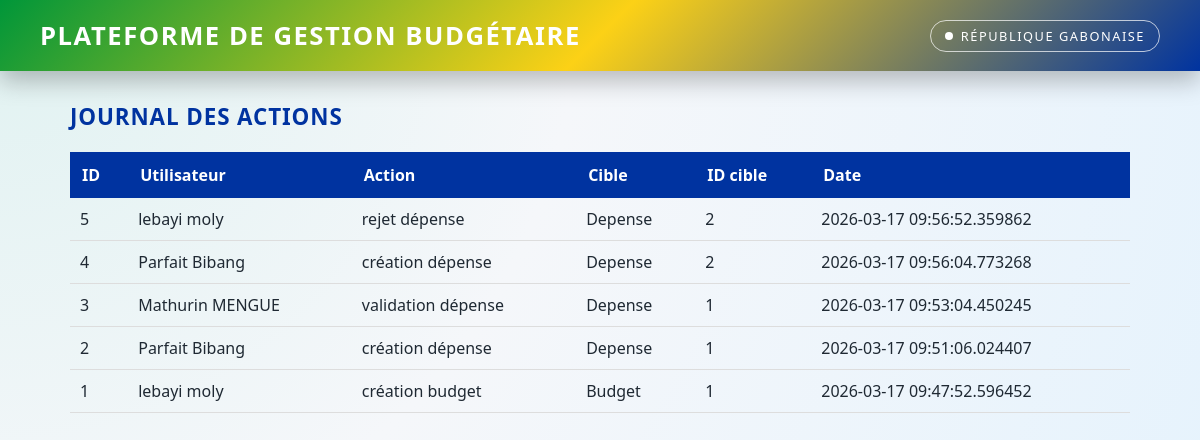
The page /dashboard/logs (signed in) on the database its author committed.
### app/models.py (models this page shows)
class LogAction(Base):
    __tablename__ = "logs"
    id = Column(Integer, primary_key=True, index=True)
    user_id = Column(Integer, ForeignKey("users.id"))
    action = Column(String)        # ex: "création dépense", "validation", "rejet"
    cible_type = Column(String)    # ex: "Budget", "Depense"
    cible_id = Column(Integer)     # ID de l’objet concerné
    timestamp = Column(DateTime, default=datetime.utcnow)
    user = relationship("User", back_populates="logs")

class User(Base):
    __tablename__ = "users"
    id = Column(Integer, primary_key=True, index=True)
    username = Column(String, unique=True, index=True)
    hashed_password = Column(String)
    role = Column(String, default="agent")  # agent, controleur, admin
    depenses = relationship("Depense", back_populates="user")
    logs = relationship("LogAction", back_populates="user")

### app/routes/dashboard.py (the view)
@router.get("/logs")
def list_logs(
    request: Request,
    db: Session = Depends(get_db),
    current_user = Depends(auth.require_role(["admin"]))
):
    logs = db.query(models.LogAction).order_by(models.LogAction.timestamp.desc()).all()
    return templates.TemplateResponse("logs_list.html", {
        "request": request,
        "logs": logs,
        "user": current_user
    })

### app/templates/logs_list.html
{% extends "base.html" %}
{% block content %}
<h2>Journal des actions</h2>
<table class="table">
    <thead>
        <tr>
            <th>ID</th>
            <th>Utilisateur</th>
            <th>Action</th>
            <th>Cible</th>
            <th>ID cible</th>
            <th>Date</th>
        </tr>
    </thead>
    <tbody>
        {% for log in logs %}
        <tr>
            <td>{{ log.id }}</td>
            <td>{{ log.user.username }}</td>
            <td>{{ log.action }}</td>
            <td>{{ log.cible_type }}</td>
            <td>{{ log.cible_id }}</td>
            <td>{{ log.timestamp }}</td>
        </tr>
        {% endfor %}
    </tbody>
</table>
{% endblock %}

### app/templates/base.html (shortened to what this page needs)
<!DOCTYPE html>
<html lang="fr">
<head>
    <link rel="stylesheet" href="/static/style.css">
</head>
<body>
<header>
    <h1>Plateforme de Gestion Budgétaire</h1>
    <div class="brand-badge">
        <span class="brand-dot"></span>
        <span>République Gabonaise</span>
    </div>
</header>
<main>
    {% block content %}{% endblock %}
</main>
</body>
</html>

### static/style.css (style rules this page uses)
:root { --gabon-green: #009639; --gabon-yellow: #FCD116; --gabon-blue: #0033A0; --primary: var(--gabon-blue); --secondary: var(--gabon-green); --bg-light: #f5f7fa; --text-main: #1f2933; --text-muted: #6b7280; --card-bg: #ffffff; --border-soft: #e5e7eb; --shadow-soft: 0 14px 30px rgba(15, 23, 42, 0.12); --radius-lg: 14px; --radius-md: 10px; --transition-fast: 0.2s ease-out; --font-main: "Segoe UI", system-ui, -apple-system, BlinkMacSystemFont, sans-serif; }
* { box-sizing: border-box; margin: 0; padding: 0; }
body { font-family: var(--font-main); background: radial-gradient(circle at top left, #e0f2f1 0, #f5f7fa 40%, #e3f2fd 100%); color: var(--text-main); min-height: 100vh; }
header { background: linear-gradient(135deg, var(--gabon-green), var(--gabon-yellow), var(--gabon-blue)); padding: 18px 40px; color: #ffffff; box-shadow: 0 10px 25px rgba(0, 0, 0, 0.25); display: flex; align-items: center; justify-content: space-between; }
header h1 { font-size: 1.6rem; letter-spacing: 0.06em; text-transform: uppercase; font-weight: 700; }
header .brand-badge { padding: 6px 14px; border-radius: 999px; border: 1px solid rgba(255, 255, 255, 0.7); font-size: 0.8rem; text-transform: uppercase; letter-spacing: 0.12em; display: flex; align-items: center; gap: 8px; }
header .brand-dot { width: 8px; height: 8px; border-radius: 999px; background: #ffffff; }
main { max-width: 1100px; margin: 30px auto 40px auto; padding: 0 20px; }
h2 { font-size: 1.4rem; margin-bottom: 14px; color: var(--gabon-blue); letter-spacing: 0.04em; text-transform: uppercase; }
.table { width: 100%; border-collapse: collapse; margin-top: 20px; }
.table th { background: var(--gabon-blue); color: white; padding: 12px; text-align: left; }
.table td { padding: 10px; border-bottom: 1px solid #ddd; }

### rows shown on the page
LogAction: id "5", user.username "lebayi moly", action "rejet dépense", cible_type "Depense", cible_id "2", timestamp "2026-03-17 09:56:52.359862"
LogAction: id "4", user.username "Parfait Bibang", action "création dépense", cible_type "Depense", cible_id "2", timestamp "2026-03-17 09:56:04.773268"
LogAction: id "3", user.username "Mathurin MENGUE", action "validation dépense", cible_type "Depense", cible_id "1", timestamp "2026-03-17 09:53:04.450245"
LogAction: id "2", user.username "Parfait Bibang", action "création dépense", cible_type "Depense", cible_id "1", timestamp "2026-03-17 09:51:06.024407"
LogAction: id "1", user.username "lebayi moly", action "création budget", cible_type "Budget", cible_id "1", timestamp "2026-03-17 09:47:52.596452"
